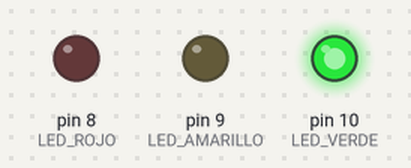
Bench run of a sketch on a simulated Arduino Uno, built with avr-gcc and run on an emulated ATmega328P. Parts: output pins drawn as LEDs (lit = HIGH).

Above: at 2.0 s.
At 4.15 s:
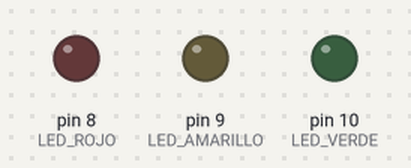
At 6.5 s:
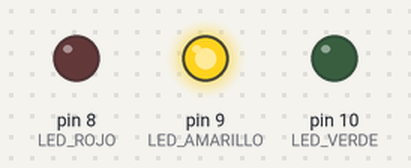
At 9.3 s:
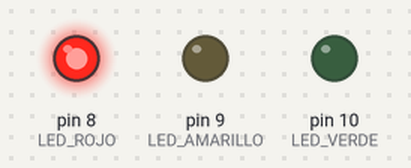
Timing chart, 0 to 14.7 s (numbered marks = the images above):
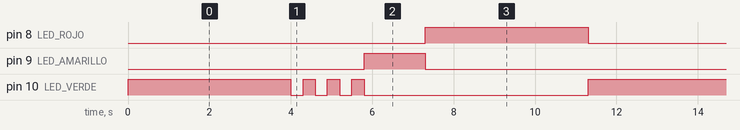

Measured:
- by itself, pin 8 (LED_ROJO): alternates HIGH for 4.0 s and LOW for 7.3 s
- by itself, pin 9 (LED_AMARILLO): alternates HIGH for 1.5 s and LOW for 9.8 s
- by itself, pin 10 (LED_VERDE): repeats every 11.3 s: 3 × (LOW 0.30 s, HIGH 0.30 s), LOW 5.5 s, HIGH 4.0 s

The sketch:

P04_verde_parpadea.ino
```cpp
/*
  P04 · Reto: el verde parpadea antes del amarillo (solución del instructor)   Sesión 2
  ------------------------------------------------------------------
  Qué hace: semáforo como P04, pero al terminar el tiempo del verde, el verde parpadea
  3 veces antes de pasar al amarillo (como avisa un semáforo real).

  Conexiones: las mismas de P04 (rojo pin 8, amarillo pin 9, verde pin 10, cada uno con 220 ohm).

  Ideas clave:
    - La función luces(...) evita escribir tres digitalWrite cada vez.
    - Repetir las mismas líneas seis veces funciona, pero es largo y se presta a errores.
      Más adelante (Sesión 4) la instrucción "for" permite repetir sin copiar y pegar.
*/

const int LED_ROJO = 8;
const int LED_AMARILLO = 9;
const int LED_VERDE = 10;

const int TIEMPO_VERDE = 4000;      // milisegundos
const int TIEMPO_AMARILLO = 1500;
const int TIEMPO_ROJO = 4000;
const int TIEMPO_PARPADEO = 300;    // cada destello (encendido o apagado) del verde

// Enciende (HIGH) o apaga (LOW) cada color
void luces(int rojo, int amarillo, int verde) {
  digitalWrite(LED_ROJO, rojo);
  digitalWrite(LED_AMARILLO, amarillo);
  digitalWrite(LED_VERDE, verde);
}

void setup() {
  pinMode(LED_ROJO, OUTPUT);
  pinMode(LED_AMARILLO, OUTPUT);
  pinMode(LED_VERDE, OUTPUT);
}

void loop() {
  luces(LOW, LOW, HIGH);            // verde fijo
  delay(TIEMPO_VERDE);

  // el verde parpadea 3 veces (apaga-enciende, apaga-enciende, apaga-enciende)
  luces(LOW, LOW, LOW);
  delay(TIEMPO_PARPADEO);
  luces(LOW, LOW, HIGH);
  delay(TIEMPO_PARPADEO);

  luces(LOW, LOW, LOW);
  delay(TIEMPO_PARPADEO);
  luces(LOW, LOW, HIGH);
  delay(TIEMPO_PARPADEO);

  luces(LOW, LOW, LOW);
  delay(TIEMPO_PARPADEO);
  luces(LOW, LOW, HIGH);
  delay(TIEMPO_PARPADEO);

  luces(LOW, HIGH, LOW);            // solo amarillo
  delay(TIEMPO_AMARILLO);

  luces(HIGH, LOW, LOW);            // solo rojo
  delay(TIEMPO_ROJO);
}
```
